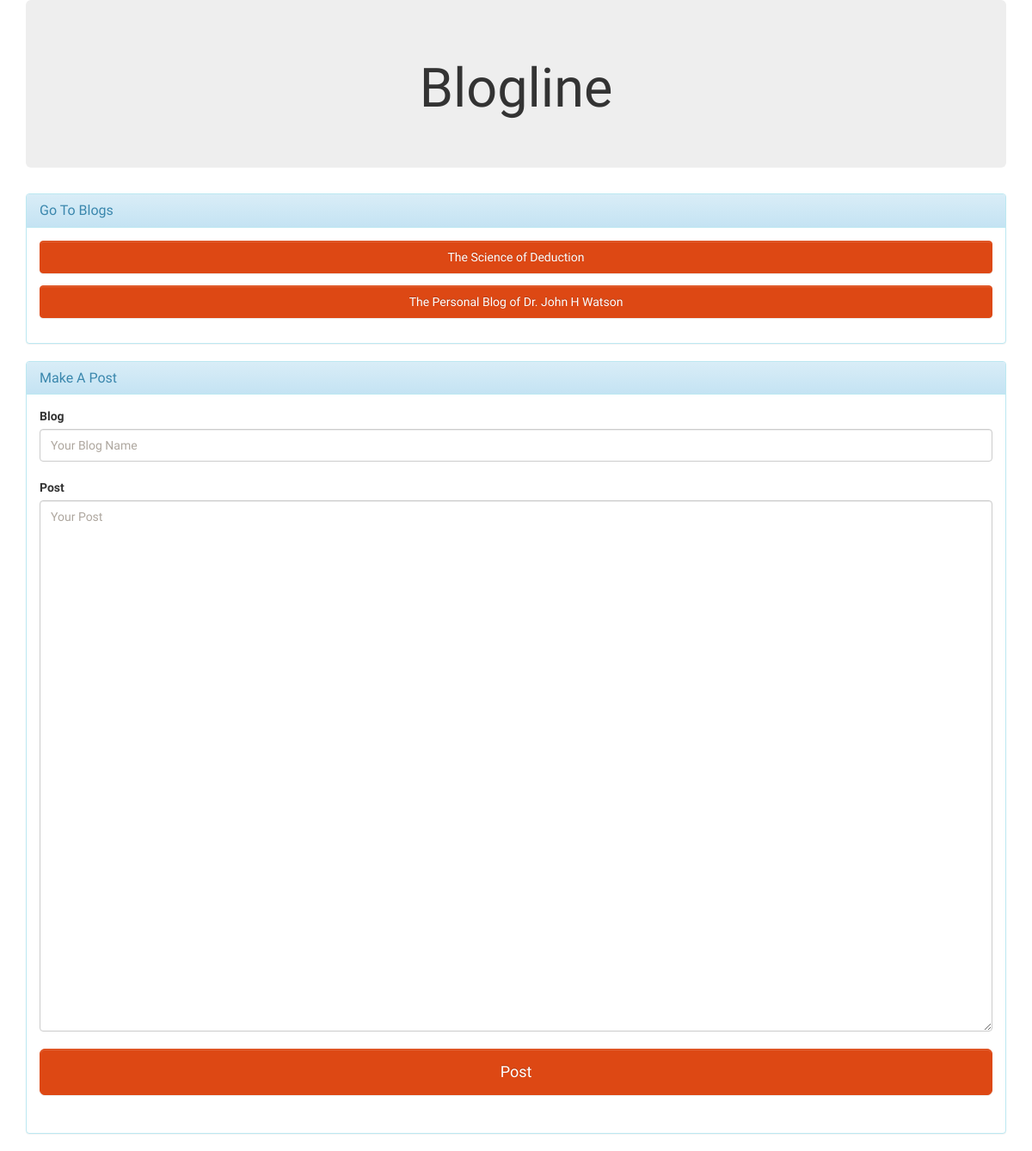
The page / on the database its author committed.
### tables this page shows
CREATE TABLE blogs(name text UNIQUE);

### app.py (the view, shortened to what this page needs)
@app.route("/", methods = ['GET', 'POST'])
def main():
    return render_template("main.html", blogs=getBlogs())

### app.py (called while the page is built)
def getBlogs():
    q ="""
    select name from  blogs
    """
    results = c.execute(q)
    print results
    blogs=[]
    for blog in results:
        blogs.append(blog[0])
    return blogs

### templates/main.html (shortened to what this page needs)
<!DOCTYPE HTML PUBLIC "-//IETF//DTD HTML//EN">
<html>
<head>
	<link rel="stylesheet" type="text/css" href="{{ url_for( 'static', filename='css/bootstrap-theme.css') }}">
	<link rel="stylesheet" type="text/css" href="{{url_for('static',filename='css/bootstrap.css') }}">
</head>
<body>
	<div class="container">
		<div class="jumbotron">
	<center><h1>Blogline</h1></center>
</div>
<div class="panel panel-info">
  <div class="panel-heading">
    <h3 class="panel-title">Go To Blogs</h3>
  </div>
  <div class="panel-body">
	<ul class="list-unstyled">
		{% for blog in blogs %}
		<li><form action="/blog/{{blog}}"><button type="submit" class= "btn btn-primary btn-block" value= {{blog}}>{{blog}}</button></form></li>
		{% endfor %}
	      </ul>
  </div>
</div>
<div class="panel panel-info">
  <div class="panel-heading">
    <h3 class="panel-title">Make A Post</h3>
  </div>
  <div class="panel-body form-group ">
	<form action= "\" method="POST">
		<label>Blog</label> <input type="text" class="form-control" name="blog" placeholder="Your Blog Name"><br>
		<label>Post</label>
		<textarea name= "post" rows="30" class="form-control" placeholder="Your Post"></textarea><br>
		<button type="submit" class="btn btn-primary btn-lg btn-block" name="post">Post</button>
	</form>
  </div>
</div>
</div>
</body>
</html>

### rows shown on the page
blogs: name "The Science of Deduction"
blogs: name "The Personal Blog of Dr. John H Watson"
